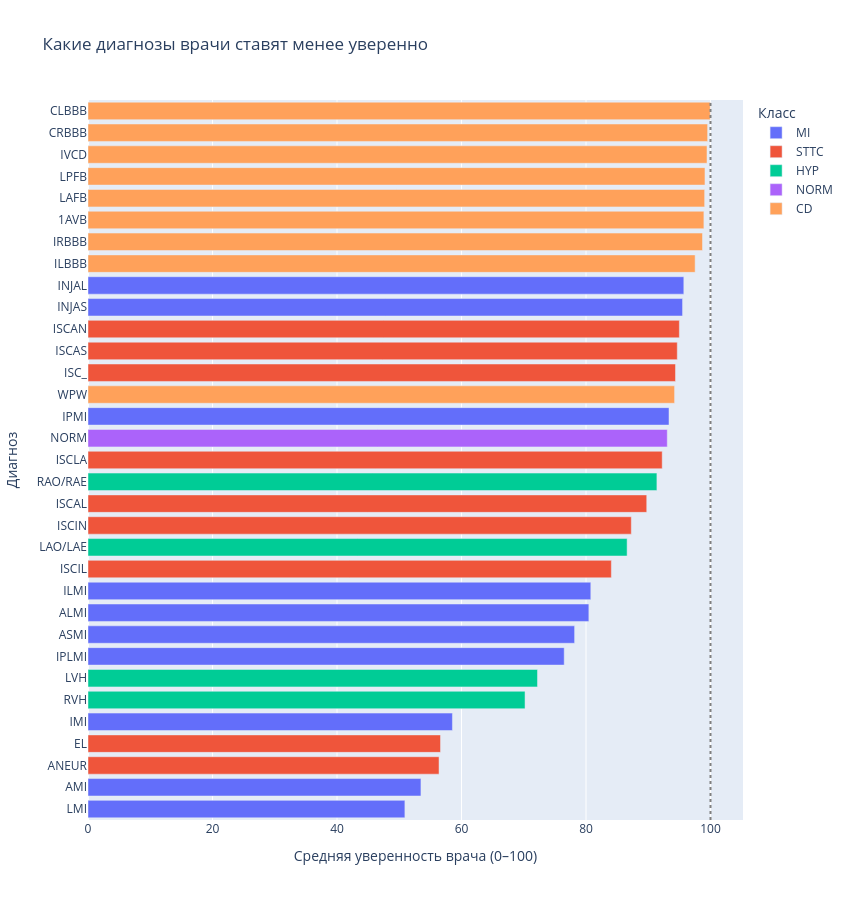

Notebook cell for this chart:
### Code cell
cat = scp_stat.set_index(scp_stat.columns[0])
pure = cat[(cat['diagnostic'].notna()) * (cat['form'].isna()) & (cat['rhythm'].isna())]
vals = defaultdict(list)
for s in cdata['scp_codes'].apply(ast.literal_eval):
    for k,v in s.items():
        if k in pure.index:
            vals[k].append(v)

agg = pd.DataFrame([
    {
    "code": k,
    "class": pure.loc[k, "diagnostic_class"],
    "description": pure.loc[k, "description"],
    "n": len(v),
    "mean_conf": np.mean(v),
    }
    for k,v in vals.items()
])
agg = agg[agg['n'] >= 30].sort_values('mean_conf')

fig = px.bar(
    agg, x="mean_conf", y="code", orientation='h', color='class',
    hover_data={"description": True, "n": True, "mean_conf": ":.1f"},
    labels={"mean_conf": "Средняя уверенность врача (0–100)",
            "code": "Диагноз", "class": "Класс"},
    title=("Какие диагнозы врачи ставят менее уверенно<br>"),
    
)

fig.update_yaxes(categoryorder="array", categoryarray=agg["code"])
fig.add_vline(x=100, line_dash="dot", line_color="grey")
fig.update_layout(width=850, height=900)
fig.show()

### Figure 1 — Plotly figure (JSON) as saved in the notebook; plotly's stock layout.template omitted (floating-point values rounded to 4 significant figures)
{"data": [{"customdata": [["lateral myocardial infarction", 192], ["anterior myocardial infarction", 343], ["inferior myocardial infarction", 2619], ["inferoposterolateral myocardial infarction", 50], ["anteroseptal myocardial infarction", 2265], ["anterolateral myocardial infarction", 283], ["inferolateral myocardial infarction", 466], ["inferoposterior myocardial infarction", 33], ["subendocardial injury in anteroseptal leads", 205], ["subendocardial injury in anterolateral leads", 140]], "hovertemplate": "Класс=MI<br>Средняя уверенность врача (0–100)=%{x:.1f}<br>Диагноз=%{y}<br>description=%{customdata[0]}<br>n=%{customdata[1]}<extra></extra>", "legendgroup": "MI", "marker": {"color": "#636efa", "pattern": {"shape": ""}}, "name": "MI", "orientation": "h", "showlegend": true, "textposition": "auto", "type": "bar", "x": [50.91, 53.48, 58.54, 76.5, 78.17, 80.46, 80.77, 93.33, 95.51, 95.71], "xaxis": "x", "y": ["LMI", "AMI", "IMI", "IPLMI", "ASMI", "ALMI", "ILMI", "IPMI", "INJAS", "INJAL"], "yaxis": "y"}, {"customdata": [["ST-T changes compatible with ventricular aneurysm", 97], ["electrolytic disturbance or drug (former EDIS)", 92], ["ischemic in inferolateral leads", 173], ["ischemic in inferior leads", 215], ["ischemic in anterolateral leads", 641], ["ischemic in lateral leads", 136], ["non-specific ischemic", 1231], ["ischemic in anteroseptal leads", 164], ["ischemic in anterior leads", 40]], "hovertemplate": "Класс=STTC<br>Средняя уверенность врача (0–100)=%{x:.1f}<br>Диагноз=%{y}<br>description=%{customdata[0]}<br>n=%{customdata[1]}<extra></extra>", "legendgroup": "STTC", "marker": {"color": "#EF553B", "pattern": {"shape": ""}}, "name": "STTC", "orientation": "h", "showlegend": true, "textposition": "auto", "type": "bar", "x": [56.39, 56.63, 84.08, 87.28, 89.76, 92.24, 94.38, 94.66, 95.0], "xaxis": "x", "y": ["ANEUR", "EL", "ISCIL", "ISCIN", "ISCAL", "ISCLA", "ISC_", "ISCAS", "ISCAN"], "yaxis": "y"}, {"customdata": [["right ventricular hypertrophy", 120], ["left ventricular hypertrophy", 2082], ["left atrial overload/enlargement", 414], ["right atrial overload/enlargement", 97]], "hovertemplate": "Класс=HYP<br>Средняя уверенность врача (0–100)=%{x:.1f}<br>Диагноз=%{y}<br>description=%{customdata[0]}<br>n=%{customdata[1]}<extra></extra>", "legendgroup": "HYP", "marker": {"color": "#00cc96", "pattern": {"shape": ""}}, "name": "HYP", "orientation": "h", "showlegend": true, "textposition": "auto", "type": "bar", "x": [70.21, 72.21, 86.61, 91.39], "xaxis": "x", "y": ["RVH", "LVH", "LAO/LAE", "RAO/RAE"], "yaxis": "y"}, {"customdata": [["normal ECG", 9481]], "hovertemplate": "Класс=NORM<br>Средняя уверенность врача (0–100)=%{x:.1f}<br>Диагноз=%{y}<br>description=%{customdata[0]}<br>n=%{customdata[1]}<extra></extra>", "legendgroup": "NORM", "marker": {"color": "#ab63fa", "pattern": {"shape": ""}}, "name": "NORM", "orientation": "h", "showlegend": true, "textposition": "auto", "type": "bar", "x": [93.06], "xaxis": "x", "y": ["NORM"], "yaxis": "y"}, {"customdata": [["Wolf-Parkinson-White syndrome", 78], ["incomplete left bundle branch block", 75], ["incomplete right bundle branch block", 1094], ["first degree AV block", 763], ["left anterior fascicular block", 1561], ["left posterior fascicular block", 169], ["non-specific intraventricular conduction disturbance (block)", 768], ["complete right bundle branch block", 522], ["complete left bundle branch block", 505]], "hovertemplate": "Класс=CD<br>Средняя уверенность врача (0–100)=%{x:.1f}<br>Диагноз=%{y}<br>description=%{customdata[0]}<br>n=%{customdata[1]}<extra></extra>", "legendgroup": "CD", "marker": {"color": "#FFA15A", "pattern": {"shape": ""}}, "name": "CD", "orientation": "h", "showlegend": true, "textposition": "auto", "type": "bar", "x": [94.23, 97.53, 98.72, 98.94, 99.06, 99.11, 99.44, 99.54, 99.96], "xaxis": "x", "y": ["WPW", "ILBBB", "IRBBB", "1AVB", "LAFB", "LPFB", "IVCD", "CRBBB", "CLBBB"], "yaxis": "y"}], "layout": {"barmode": "relative", "height": 900, "legend": {"title": {"text": "Класс"}, "tracegroupgap": 0}, "shapes": [{"line": {"color": "grey", "dash": "dot"}, "type": "line", "x0": 100, "x1": 100, "xref": "x", "y0": 0, "y1": 1, "yref": "y domain"}], "title": {"text": "Какие диагнозы врачи ставят менее уверенно<br>"}, "width": 850, "xaxis": {"anchor": "y", "domain": [0, 1], "title": {"text": "Средняя уверенность врача (0–100)"}}, "yaxis": {"anchor": "x", "categoryarray": ["LMI", "AMI", "ANEUR", "EL", "IMI", "RVH", "LVH", "IPLMI", "ASMI", "ALMI", "ILMI", "ISCIL", "LAO/LAE", "ISCIN", "ISCAL", "RAO/RAE", "ISCLA", "NORM", "IPMI", "WPW", "ISC_", "ISCAS", "ISCAN", "INJAS", "INJAL", "ILBBB", "IRBBB", "1AVB", "LAFB", "LPFB", "IVCD", "CRBBB", "CLBBB"], "categoryorder": "array", "domain": [0, 1], "title": {"text": "Диагноз"}}}}
